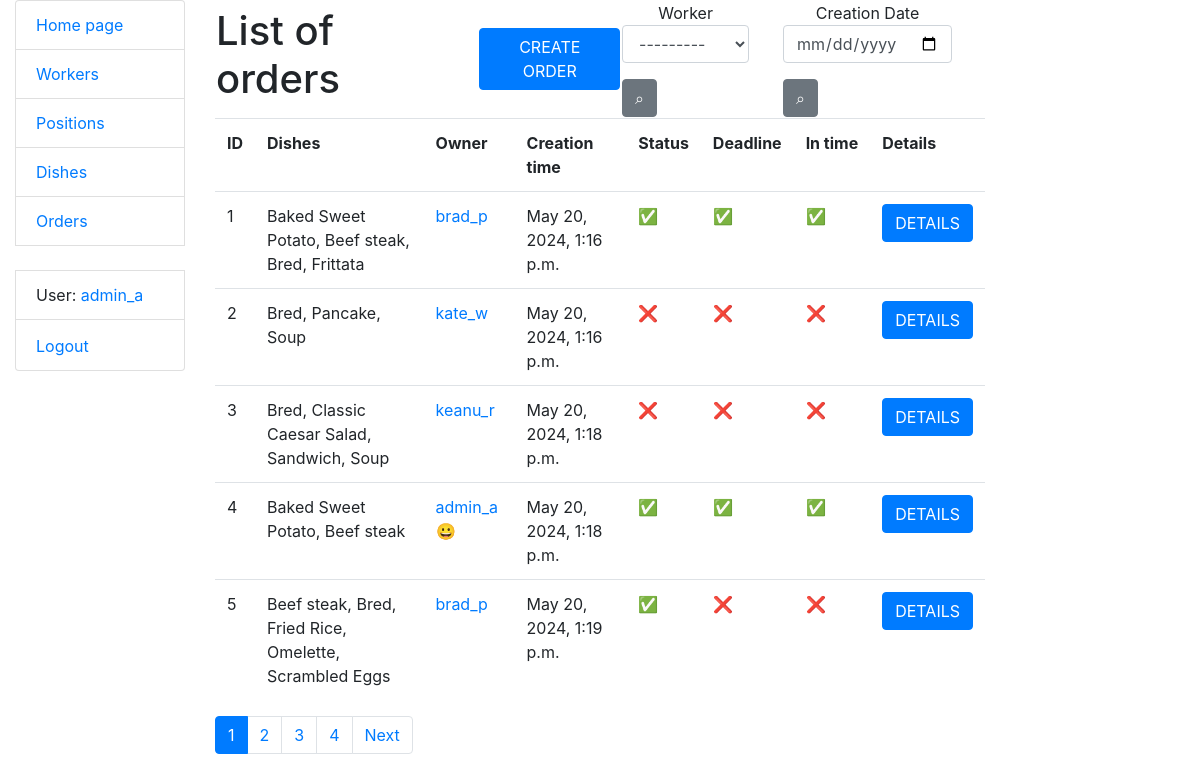
Screenshot of /orders/ (signed in) with the database file from the repository.
### kitchen/models.py (models this page shows, shortened)
class Worker(AbstractUser):
    position = models.ForeignKey("Position", on_delete=models.CASCADE,
                                 null=True, blank=True, related_name="workers")
    class Meta:
        verbose_name = "worker"
        verbose_name_plural = "workers"
    def __str__(self):
        return self.username
    def get_absolute_url(self):
        return reverse("kitchen:worker-detail", kwargs={"pk": self.pk})

class Order(models.Model):
    dishes = models.ManyToManyField(Dish, related_name="orders")
    note = models.TextField(null=True, blank=True)
    worker = models.ForeignKey(settings.AUTH_USER_MODEL, on_delete=models.CASCADE, related_name="orders")
    is_completed = models.BooleanField(default=False)
    is_completed_in_time = models.BooleanField(default=False)
    creation_time = models.DateTimeField(auto_now_add=True)
    deadline = models.IntegerField(default=60)
    @property
    def completion_time(self):
        completion_time = self.creation_time + timezone.timedelta(minutes=self.deadline)
        if completion_time <= timezone.now():
            return False
        return int((completion_time - timezone.now()).total_seconds() // 60)
    def get_dish_names(self):
        return ", ".join(dish.name for dish in self.dishes.all())
    def get_absolute_url(self):
        return reverse("kitchen:order-detail", kwargs={"pk": self.pk})

class Dish(models.Model):
    name = models.CharField(max_length=255, unique=True)
    price = models.DecimalField(max_digits=5, decimal_places=2)
    class Meta:
        ordering = ["name"]

### kitchen/views.py (the view)
# urls.py: path("orders/", OrderListView.as_view(), name="order-list"),
class OrderListView(LoginRequiredMixin, generic.ListView):
    model = Order
    queryset = Order.objects.all().prefetch_related("dishes")
    paginate_by = 5
    def get_context_data(self, *, object_list=None, **kwargs):
        context = super(OrderListView, self).get_context_data(**kwargs)
        dish = self.request.GET.get("dish", "")
        worker = self.request.GET.get("worker", "")
        creation_date = self.request.GET.get("creation_date", "")
        context["search_form"] = OrderSearchForm(
            initial={"dish": dish, "worker": worker, "creation_date": creation_date}
        )
        return context
    def get_queryset(self):
        form = OrderSearchForm(self.request.GET)
        queryset = self.queryset
        if form.is_valid():
            worker = form.cleaned_data["worker"]
            creation_date = form.cleaned_data["creation_date"]
            if worker:
                queryset = queryset.filter(worker=worker)
            if creation_date:
                queryset = queryset.filter(creation_time__date=creation_date)
        return queryset

### kitchen/forms.py
class OrderSearchForm(forms.Form):
    worker = forms.ModelChoiceField(
        queryset=Worker.objects.all(),
        required=False,
        label="Worker",
        widget=forms.Select(attrs={"class": "form-control"})
    )
    creation_date = forms.DateField(
        required=False,
        label="Creation Date",
        widget=forms.DateInput(
            attrs={"type": "date", "class": "form-control"}
        )
    )

### kitchen/templatetags/query_transform.py (called while the page is built)
@register.simple_tag
def query_transform(request, **kwargs):
    updated = request.GET.copy()
    for key, value in kwargs.items():
        if value is not None:
            updated[key] = value
        else:
            updated.pop(key, 0)
    return updated.urlencode()

### templates/kitchen/order_list.html
{% extends "base.html" %}
{% load crispy_forms_filters %}
{% block content %}
  <table>
    <tr>
      <td><h1>List of orders</h1></td>
      <td width="20"></td>
      <td><a href="{% url 'kitchen:order-create' %}" class="btn btn-primary">CREATE ORDER</a></td>
      <td>
        <form method="get" action="" class="form-inline">
          {{ search_form.worker|as_crispy_field }}
          <input class="btn btn-secondary" type="submit" value="⌕">
        </form>
      </td>
      <td><form method="get" action="" class="form-inline">
          {{ search_form.creation_date|as_crispy_field }}
          <input class="btn btn-secondary" type="submit" value="⌕">
        </form></td>
    </tr>
  </table>
  {% if order_list %}
    <table class="table">
      <tr>
        <th>ID</th>
        <th>Dishes</th>
        <th>Owner</th>
        <th>Creation time</th>
        <th>Status</th>
        <th>Deadline</th>
        <th>In&nbsp;time</th>
        <th>Details</th>
      </tr>
      {% for order in order_list %}
        <tr>
          <td>{{ order.id }}</td>
          <td>{{ order.get_dish_names }}</td>
          <td><a href="{{ order.worker.get_absolute_url }}">
            {{ order.worker }} {% if user == order.worker %} 😀{% endif %}
          </a></td>
          <td>{{ order.creation_time }}</td>
          <td>{% if order.is_completed %}✅{% else %}❌{% endif %}</td>
          <td>
            {% if order.is_completed_in_time %}
              ✅
            {% elif order.completion_time %}
              <b>{{ order.completion_time }}</b> min
            {% else %}
              ❌
            {% endif %}
          </td>
          <th>{% if order.is_completed_in_time %}
            ✅
          {% elif not order.is_completed and order.completion_time %}
            -
          {% else %}
            ❌
          {% endif %}</th>
          <td><a href="{{ order.get_absolute_url }}" class="btn btn-primary">DETAILS</a></td>
        </tr>
      {% endfor %}
    </table>
  {% else %}
    <p>There are no orders!</p>
  {% endif %}
{% endblock %}

### templates/includes/sidebar.html (shortened to what this page needs)
<ul class="sidebar-nav list-group">
  <li class="list-group-item"><a href="{% url "kitchen:index" %}">Home page</a></li>
  <li class="list-group-item"><a href="{% url "kitchen:worker-list" %}">Workers</a></li>
  <li class="list-group-item"><a href="{% url "kitchen:position-list" %}">Positions</a></li>
  <li class="list-group-item"><a href="{% url "kitchen:dish-list" %}">Dishes</a></li>
  <li class="list-group-item"><a href="{% url "kitchen:order-list" %}">Orders</a></li>
  <br>
  {% if user.is_authenticated %}
    <li class="list-group-item">User: <a href="{{ user.get_absolute_url }}">{{ user.get_username }}</a></li>
    <li class="list-group-item">
      <form id="logout-form" action="{% url 'logout' %}" method="post" style="display: inline;">
        <button type="submit" class="btn btn-link" style="padding: 0; border: none; background: none;">Logout</button>
      </form>
    </li>
  {% else %}
    <li class="list-group-item"><a href="{% url 'login' %}?next={{ request.path }}">Login</a></li>
  {% endif %}
</ul>

### rows the page displays
Worker: get_username "admin_a"
Order: id "1", get_dish_names "Baked Sweet Potato, Beef steak, Bred, Frittata", worker "brad_p", creation_time "May 20, 2024, 1:16 p.m."
Order: id "2", get_dish_names "Bred, Pancake, Soup", worker "kate_w", creation_time "May 20, 2024, 1:16 p.m."
Order: id "3", get_dish_names "Bred, Classic Caesar Salad, Sandwich, Soup", worker "keanu_r", creation_time "May 20, 2024, 1:18 p.m."
Order: id "4", get_dish_names "Baked Sweet Potato, Beef steak", worker "admin_a", creation_time "May 20, 2024, 1:18 p.m."
Order: id "5", get_dish_names "Beef steak, Bred, Fried Rice, Omelette, Scrambled Eggs", worker "brad_p", creation_time "May 20, 2024, 1:19 p.m."

### other values shown
{{ num }} "1" "2" "3" "4"
